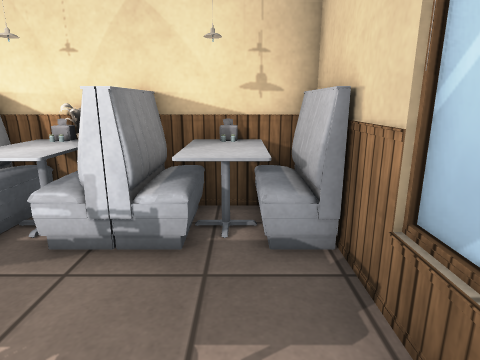
view 1 (above)

16 first-person views from a walk through a Unity game level. The camera is 1.2 m above the floor, tilts 14° down and sees 75° across. The floor is counted in squares, 0.5 m on a side. Each view is taken from the middle of a square. On the plan, view 1 faces up. The plan holds only what a view shows up to about 19 squares ahead; the rest is blank. The place goes on beyond the plan. Surface patterns are stand-ins for the level's own textures.

view 2
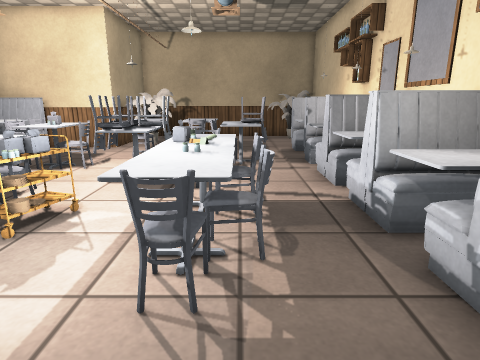

view 3
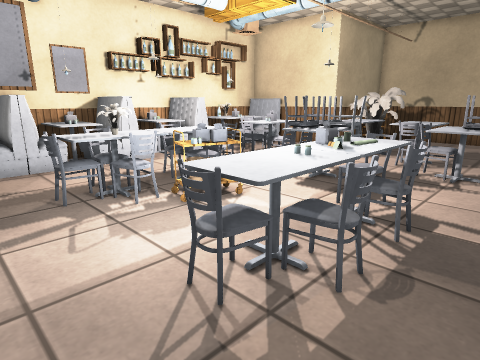

view 4
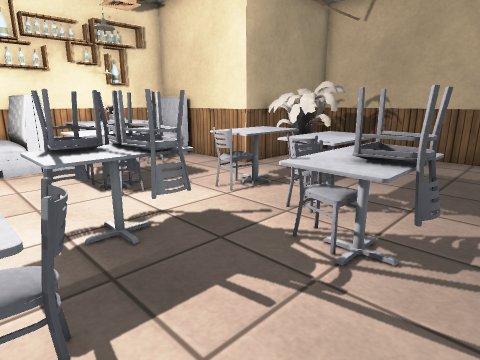

view 5
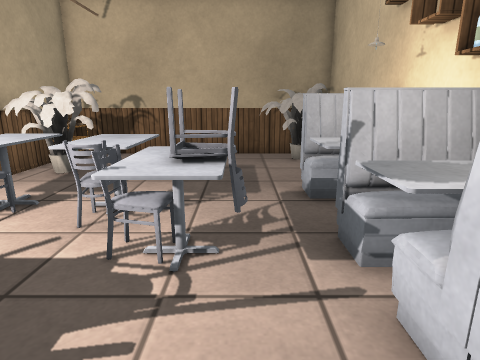

view 6
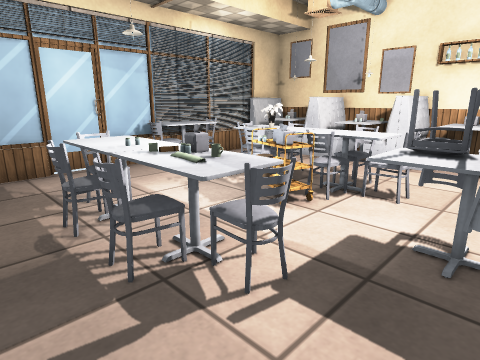

view 7
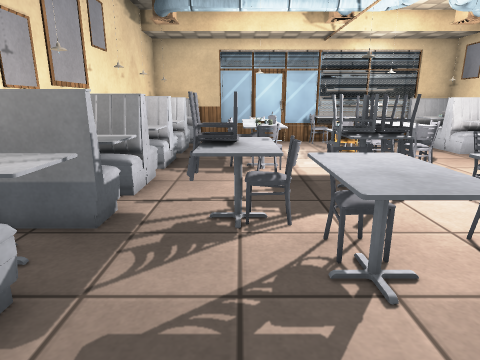

view 8
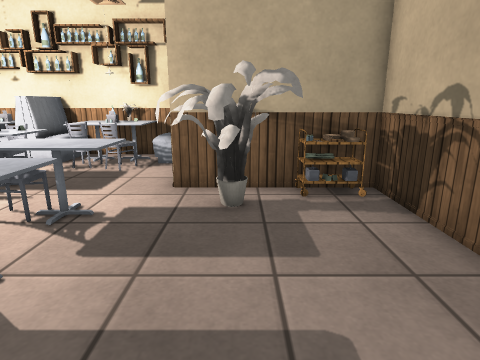

view 9
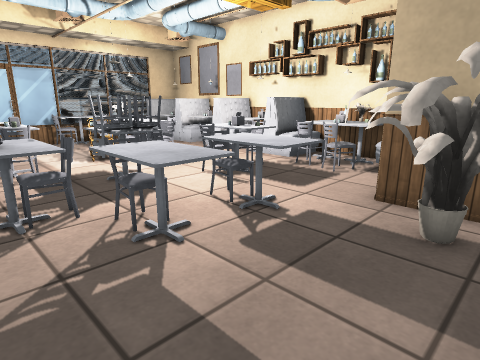

view 10
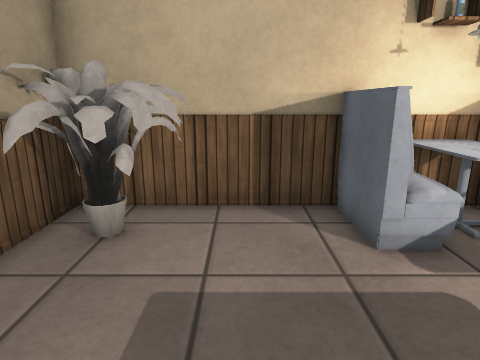

view 11
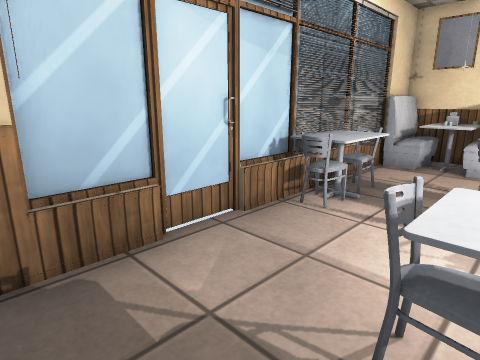

view 12
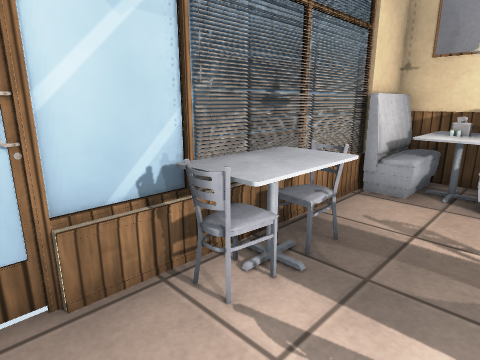

view 13
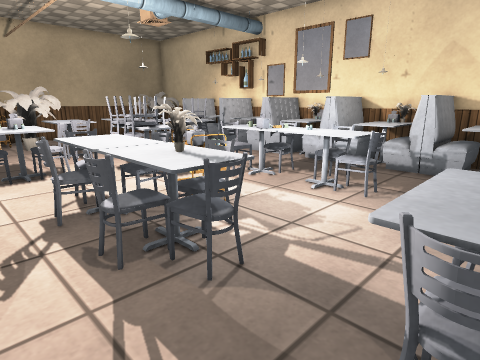

view 14
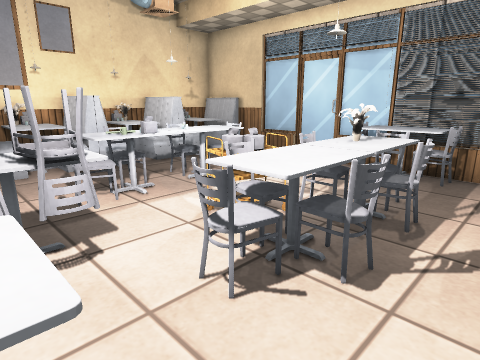

view 15
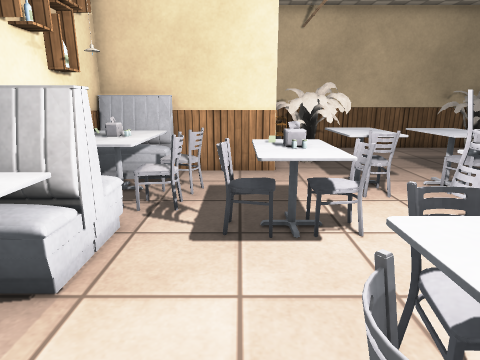

view 16
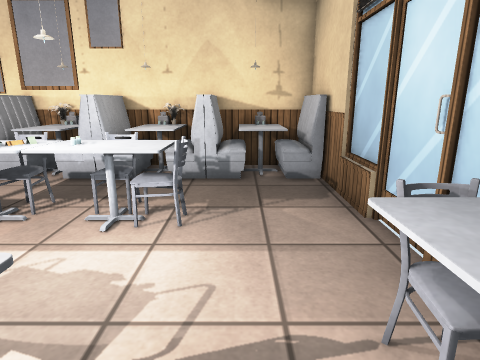

### Floor plan
Points are (right, up) in squares from view 1. A wall is a line through its corners. A room is listed if a view was taken in it or the views show most of it. See-through windows are left out.
Room 1 (views 1, 2, 3, 4, 5, 6, 7, 8, 9, 10, 11, 12, 13, 14, 15, 16)
walls: (-12.4, 7.1) (-21.9, 7.1) (-21.9, -4.7) (-16.1, -4.7) (-16.1, -8.5); (-4.4, 7.1) (-6.6, 7.1); (1.9, -2.6) (1.9, 2.6); (1.7, 3.4) (1.7, 7.1) (-2.6, 7.1); (1.9, -8.9) (1.9, -3.4); (1.7, -10.5) (1.7, -3.5)
low walls: (1.7, -2.5) (1.7, -0.8); (1.7, 1.2) (1.7, 2.5)
objects: other object (-21, -4); other object (-21, 4) to (-19, 6); other object (-20, -4); other object (-19, -4) to (-16, -2); other object (-16, -10) to (-15, -9); other object (-16, 5) to (-15, 6); other object (-15, -3) to (-14, -2); other object (-15, -1) to (-13, 1); other object (-14, -10) to (-12, -10); other object (-14, -9) to (-13, -8); other object (-14, -7) to (-13, -7); other object (-14, 5) to (-13, 7); other object (-13, -9); other object (-13, -3) to (-13, -2); other object (-13, 0); other object (-13, 2) to (-13, 3); other object (-12, -9) to (-11, -8); other object (-12, -7); other object (-12, -6); other object (-12, -5); other object (-12, -4); other object (-12, 1); other object (-12, 2) to (-11, 3); other object (-12, 5) to (-12, 6); other object (-12, 7); other object (-11, -10) to (-9, -10); other object (-11, -6); other object (-11, -5); other object (-11, -4) to (-10, -4); other object (-11, 1) to (-10, 2); other object (-11, 5) to (-10, 6); other object (-10, -9) to (-10, -8); other object (-10, -6) to (-10, -5); other object (-10, -2) to (-9, -2); other object (-10, -1) to (-9, 0); other object (-10, 7); other object (-9, -9) to (-9, -8); other object (-9, 5) to (-9, 6); other object (-9, 7) to (-8, 7); other object (-8, -9) to (-7, -8); other object (-8, -4); other object (-8, -2); other object (-8, -1); other object (-8, 1); other object (-8, 5) to (-7, 6); other object (-7, -10); other object (-7, -5) to (-5, -3); other object (-7, 7); other object (-6, -10) to (-6, -8); other object (-6, -5); other object (-6, -3) to (-4, -2); other object (-6, 1); other object (-6, 2); other object (-6, 5) to (-6, 6); other object (-5, -8) to (-4, -8); other object (-5, 1); other object (-5, 5) to (-5, 6); other object (-4, -10); other object (-4, -5) to (-3, -5); other object (-4, -4) to (-3, -4); other object (-4, 0) to (-2, 2); other object (-4, 1); other object (-4, 2); other object (-4, 5) to (-4, 6); other object (-4, 7); other object (-3, -10) to (-3, -8); other object (-3, -3); other object (-3, 5) to (-3, 6); other object (-3, 7); other object (-2, -10) to (-2, -8); other object (-2, -5); other object (-2, -4); other object (-2, 1); other object (-2, 5) to (-2, 6); other object (-1, -10) to (0, -8); other object (-1, 5) to (0, 6); other object (0, -9); other object (0, -5) to (1, -2); other object (1, -10) to (1, -8); other object (1, -5); other object (1, -2); other object (1, 5) to (1, 6)

Where each view was taken, in squares from view 1:
view 1: 0 up, 0 right, facing up
view 2: 2 up, 1 right, facing left
view 3: 4 up, 0 right, facing down-left
view 4: 4 up, 7 left, facing down-left
view 5: 3 up, 7 left, facing left
view 6: 4 up, 10 left, facing down-right
view 7: 2 up, 18 left, facing right
view 8: 4 up, 18 left, facing down
view 9: 3 up, 19 left, facing down-right
view 10: 0 up, 18 left, facing up
view 11: 4 up, 3 left, facing down-right
view 12: 0 up, 2 left, facing down-right
view 13: 7 down, 1 right, facing up-left
view 14: 7 down, 10 left, facing up-right
view 15: 6 down, 5 left, facing left
view 16: 5 down, 1 left, facing up
